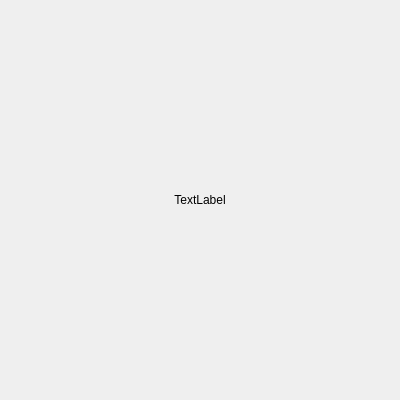
<?xml version="1.0" encoding="UTF-8"?>
<ui version="4.0">
 <class>Loading_screen</class>
 <widget class="QFrame" name="Loading_screen">
  <property name="geometry">
   <rect>
    <x>0</x>
    <y>0</y>
    <width>400</width>
    <height>400</height>
   </rect>
  </property>
  <property name="minimumSize">
   <size>
    <width>400</width>
    <height>400</height>
   </size>
  </property>
  <property name="maximumSize">
   <size>
    <width>400</width>
    <height>400</height>
   </size>
  </property>
  <property name="windowTitle">
   <string>Loading_screen</string>
  </property>
  <widget class="QLabel" name="Loading_screen_gif">
   <property name="geometry">
    <rect>
     <x>0</x>
     <y>0</y>
     <width>400</width>
     <height>400</height>
    </rect>
   </property>
   <property name="text">
    <string>TextLabel</string>
   </property>
   <property name="alignment">
    <set>Qt::AlignCenter</set>
   </property>
  </widget>
 </widget>
 <resources/>
 <connections/>
</ui>
